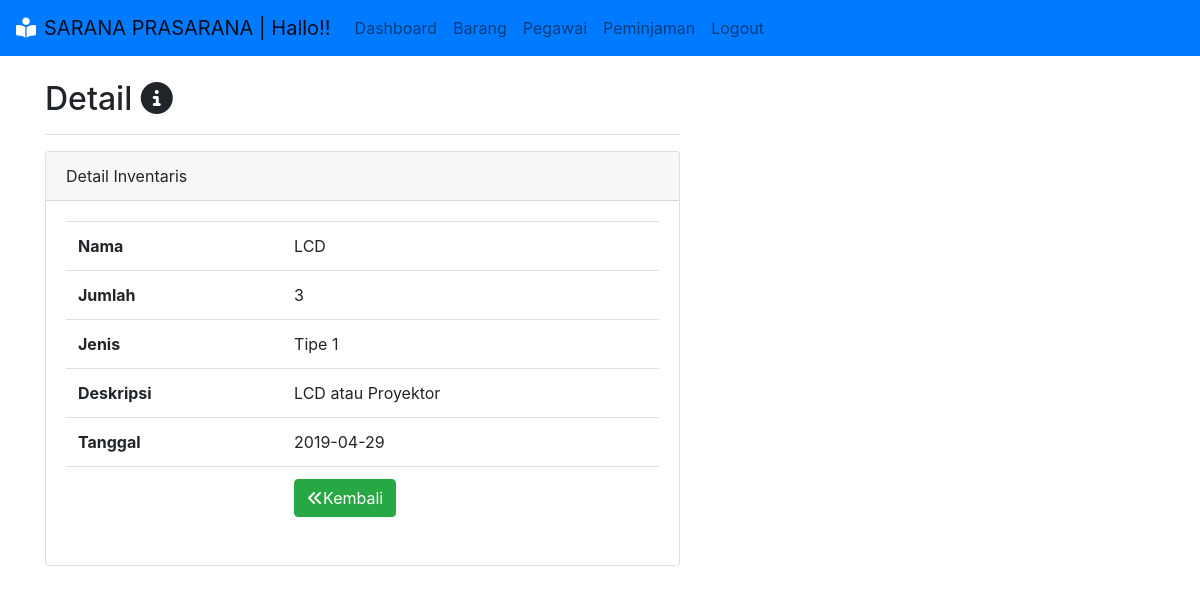
The app's page /inventaris/detail.php?id_inventaris=2 (signed in) with its own data.
### tables this page shows
CREATE TABLE `inventaris` (
  `id_inventaris` int(3) NOT NULL,
  `nama` varchar(100) NOT NULL,
  `deskripsi` varchar(200) NOT NULL,
  `jumlah` int(3) NOT NULL,
  `id_jenis` int(3) DEFAULT NULL,
  `tgl_register` date NOT NULL
);

CREATE TABLE `jenis` (
  `id_jenis` int(3) NOT NULL,
  `nama_jenis` varchar(50) NOT NULL,
  `keterangan` varchar(100) NOT NULL
);

### inventaris/detail.php (the view)
<?php
include '../aset/header.php';
include '../koneksi.php';
$id_inventaris= $_GET['id_inventaris'];
$sql = "SELECT * FROM inventaris INNER JOIN jenis ON  inventaris.id_jenis = jenis.id_jenis WHERE
        id_inventaris = $id_inventaris";
$res = mysqli_query($koneksi, $sql);
$detail = mysqli_fetch_assoc($res);
?>
<div class="container">
    <div class="row mt-4">
        <div class="col-md-7">
            <h2>Detail <i class="fas fa-info-circle"></i></h2>
            <hr class="bg-light">
            <div class="card">
                <div class="card-header">
                    Detail Inventaris
                </div>
                <div class="card-body">
                <table class="table">
                    <tr>
                        <td><strong>Nama</strong></td>
                        <td><?= $detail['nama'] ?></td>
                    </tr>
                    <tr>
                        <td><strong>Jumlah</strong></td>
                        <td><?= $detail['jumlah'] ?></td>
                    </tr>
                    <tr>
                        <td><strong>Jenis</strong></td>
                        <td><?= $detail['nama_jenis'] ?></td>
                    </tr>
                    <tr>
                        <td><strong>Deskripsi</strong></td>
                        <td><?= $detail['deskripsi'] ?></td>
                    </tr>
                    <tr>
                        <td><strong>Tanggal  </strong></td>
                        <td><?= $detail['tgl_register'] ?></td>
                    </tr>
                    <tr>
                        <td></td>
                        <td>
                            <a href="index.php" class="btn btn-success"><i class="fas fa-angle-double-left"></i>Kembali</a>
                        </td>
                    </tr>
                    </table>
                </div>
            </div>
        </div>
    </div>
</div>
<?php
include '../aset/footer.php';
?>

### records on screen
inventaris: nama "LCD", jumlah "3", id_jenis.nama_jenis "Tipe 1", deskripsi "LCD atau Proyektor", tgl_register "2019-04-29"
